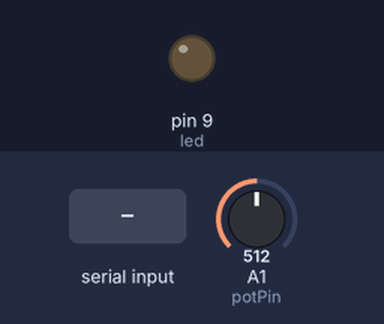
Bench run of a sketch on a simulated Arduino Uno, built with avr-gcc and run on an emulated ATmega328P. Parts: output pins drawn as LEDs (lit = HIGH). The inputs (shaded band) are chosen by the test bench; at power-on: A1 (potPin) = 512. What the sketch prints to the serial monitor is not drawn.

Above: at 1.2 s.
1.3 s: "1" received over Serial
Timing chart, 0 to 4.3 s (numbered marks = the images above; inputs shaded):
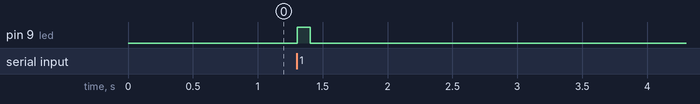

The sketch:

sensor3.ino
```cpp
int led = 9;
int potPin = A1;

void setup() {
  Serial.begin(9600);
  pinMode(led, OUTPUT);
  digitalWrite(led, LOW);
}

void loop() {
  // Send the knob reading to p5.js.
  int potValue = analogRead(potPin);
  Serial.println(potValue);

  // Receive the bounce signal from p5.js.
  if (Serial.available() > 0) {
    int message = Serial.read();

    if (message == '1') {
      digitalWrite(led, HIGH);
      delay(100);
      digitalWrite(led, LOW);
    }
  }

  delay(30);
}
```

Measured:
- after the input at 1.3 s, pin 9 (led): LOW → HIGH at once, → LOW 0.10 s later
